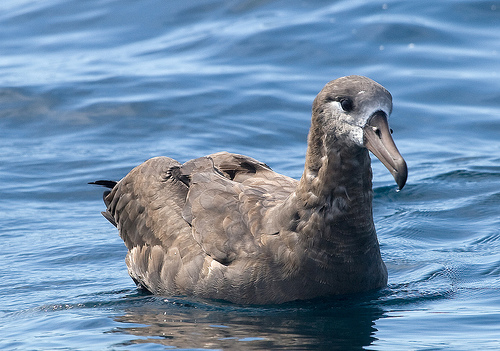
#> input picture final project/1.jpg, 500 x 351 px; the run also reads 1 picture not shown here
$ jupyter execute --allow-errors make_model.ipynb   (older library calls are emulated)
#> lines starting #> are read from the running program, lines starting #| are printed output that depends on the picture; after the words box and inside, x2 and y2 are one past the last pixel; in counts of white or black regions, pixels touching at a corner belong together
[cell 1]
import scipy
import numpy as np
import PIL
from PIL import Image

import matplotlib
import matplotlib.pyplot as plt
import glob
import os
from skimage import io, color
import cv2
import sklearn
from skimage import data
from skimage import filters
from skimage import exposure
from sklearn.model_selection import train_test_split
from sklearn.pipeline import Pipeline
from sklearn.naive_bayes import MultinomialNB
from sklearn.neighbors import KNeighborsClassifier
from sklearn.model_selection import cross_val_score
from sklearn.metrics import f1_score
from sklearn.metrics import confusion_matrix

import pickle
import imageio
import glob

# First change the name of the data

[cell 2]
#change the name of the images and change the resolution to 256 * 256
#but don't strech the images, remain the original height to width ratio
#if the image is smaller than 256 * 256, enlarge the image so that the smallest edge is 256 pxs
#if the image is larger than 256 * 256 in both edge, resize the image so that the smallest edge is 256 px
#and then, cut the image so that we want the middle 256 * 256 pixels

# [34 lines left out: functions resize_and_cut, change_all_size, not called in this run]

[cell 3]
#change_all_size()

# This is the initial thoughts: something that is within the spirit of A3.
## But it turns out that this way doesn't perform well. After some researchs, I think there shall be other algorithms first to separate the desired image from the complex backgrounds.

[cell 4]
# Put images of the same bird categories into a numpy array
# Put all images into a dictionary
def put_in_numpy_array():
    dummy_value = 0
    images = []
    for folder_name in glob.glob('images/*'):
        for name in glob.glob('%s/*' %folder_name):
            img = io.imread(name)
            images.append(img)

    return images

# [9 lines left out: function put_in_numpy_array2, not called in this run]

[cell 5]
# Get the Y value of all images, concatenated
def get_all_Y():
    dummy_value = 0
    for folder_name in glob.glob('images/*'):
        value = (folder_name[7:10])
        length = (len(glob.glob('%s/*' %folder_name)))
        if dummy_value == 0:
            all_Y = np.full((1, int('%s' %length)), value)[0]
            dummy_value = 1
        else:
            new_input = np.full((1, int('%s' %length)), value)[0]
            all_Y = np.concatenate((all_Y, new_input), axis=0)
    return all_Y

# [12 lines left out: function get_all_Y2, not called in this run]

[cell 6]
def sanity_check(all_X, all_Y):
    print(all_X.shape)
    print(all_Y.shape)
    All_Flat_X = np.array([image.flatten() for image in all_X])
    print(All_Flat_X.shape)
    return All_Flat_X

[cell 7]
def split_train_and_test(All_Flat_X, all_Y):
    # This only splits a numpy array into two random sub-arrays,
    # but if you're clever you can also use it to get a validation set with just one more line of code

    # Your code goes here
    Train_X, Test_X, Train_y, Test_y = sklearn.model_selection.train_test_split(All_Flat_X, all_Y, test_size=0.20, random_state=42)

    # Print out the following
    print (len(Train_X), len(Train_y), len(Test_X), len(Test_y))
    print (Train_X[0])

    return (Train_X, Test_X, Train_y, Test_y)

[cell 8]
def fit_model(Train_X, Train_y, Test_X, Test_y):
    model = Pipeline([
        ('MultinomialNB',MultinomialNB())
    ])

    model.fit(Train_X,Train_y)
    predict_accuracy = sum(cross_val_score(model, Test_X, Test_y, cv=3))/3
    predict = model.predict(Test_X)
    predict_f1_socre = f1_score(Test_y, predict, average='weighted')

    predict_matrix = confusion_matrix(Test_y, predict)
    print(predict_accuracy)
    print(predict_f1_socre)
    print(predict_matrix)
    return model

[cell 9]
# [4 lines left out: function store_model, not called in this run]

[cell 10]
def open_model(name):
    f = open(name + '.pckl', 'rb')
    test = pickle.load(f)
    f.close()
    return test

# So initially the model ends here. But the accuracy is really low.
## So I decide to check some other ways to increase the accuracy. After some research, I think I shall first make the image segmentation. There are multiple algorithms, but I need to find some of the ones that are useful in this situation.
### This is more like a trying and trying until the segmentation is mostly pleasing

[cell 11]
def sample(name):
#> called with name = '1.jpg'
    windowName = "Edges"
    pictureRaw = cv2.imread(name)
#> pictureRaw is the input picture: shape (351, 500, 3); mean B, G, R 167.8, 140.2, 112.9

    fig=plt.figure(figsize=(12, 12))
    plt.subplot(2,4,1)
    plt.imshow(pictureRaw[:,:,::-1])
    plt.title('original image')

    ## set to gray
    pictureGray = cv2.cvtColor(pictureRaw,  cv2.COLOR_BGR2GRAY)
    ## blur
    pictureGaussian = cv2.GaussianBlur(pictureGray, (21,21), 0)
    ## canny edge detector - you must specify threshold values
    pictureCanny = cv2.Canny(pictureGaussian, 50, 100)
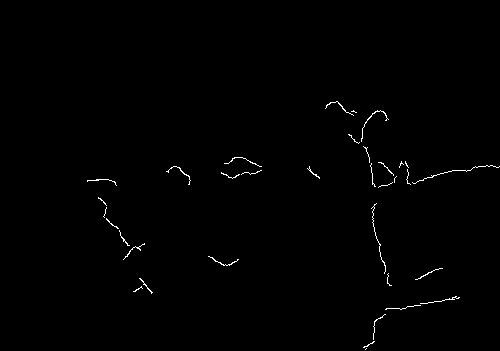
#> pictureCanny: shape (351, 500); 0.58% white in thin lines or dots, all inside (x1, y1, x2, y2) = (87, 101, 500, 350)
    ## perform a series of erosions + dilations to remove any small regions of noise
    pictureDilate = cv2.dilate(pictureCanny, None, iterations= 50)
#> pictureDilate: shape (351, 500); 61.3% white; 3 black regions (1 under 20 px), largest, box (x1, y1, x2, y2) and area: (0, 0, 500, 351) 67722, (493, 222, 500, 246) 162
    pictureErode = cv2.erode(pictureDilate, None, iterations=5)
#> pictureErode: shape (351, 500); 57.3% white; 3 black regions, box (x1, y1, x2, y2) and area: (0, 0, 500, 351) 74462, (488, 217, 500, 251) 402, (490, 345, 500, 351) 60

    #the erosion + dilation
    plt.subplot(2,4,2)
    plt.imshow(pictureErode)
    plt.title('erosions + dilations')


    #Otsu thresholding
    Otsu = pictureRaw
    Otsugray = cv2.cvtColor(Otsu,cv2.COLOR_BGR2GRAY)
    Otsuret, Otsuthresh = cv2.threshold(Otsugray,0,255,cv2.THRESH_BINARY_INV+cv2.THRESH_OTSU)
#> Otsuthresh: shape (351, 500); 22.9% white; 678 white regions (615 under 20 px), largest, box (x1, y1, x2, y2) and area: (81, 109, 488, 351) 27428, (24, 179, 164, 273) 2240, (322, 87, 393, 117) 736
#> Otsuret = 111
    plt.subplot(2,4,3)
    plt.imshow(Otsuthresh)
    plt.title('Otsu thresholding')


    #combined
    combined = Otsuthresh + pictureErode
    plt.subplot(2,4,4)
    plt.imshow(combined)
    plt.title('combined')

    #masked result
    imask = combined > 0
#> imask: shape (351, 500) bool; 63.4% white; 72 black regions (64 under 20 px), largest, box (x1, y1, x2, y2) and area: (0, 0, 500, 351) 63157, (488, 217, 500, 251) 377, (284, 224, 301, 260) 320
    canvas = np.full_like(pictureRaw, np.array([0,0,0]), dtype=np.uint8)
    canvas[imask] = pictureRaw[imask]
    plt.subplot(2,4,5)
    plt.imshow(canvas[:,:,::-1])
    plt.title('result of combined mask')


    #grab cut
    grabimg = pictureRaw
    grabmask = np.zeros(grabimg.shape[:2],np.uint8)
    grabbgdModel = np.zeros((1,65),np.float64)
    grabfgdModel = np.zeros((1,65),np.float64)
    grabrect = (50,50,1000,1000)
    cv2.grabCut(grabimg,grabmask,grabrect,grabbgdModel,grabfgdModel,5,cv2.GC_INIT_WITH_RECT)
    grabmask2 = np.where((grabmask==2)|(grabmask==0),0,1).astype('uint8')
    grabimg = grabimg*grabmask2[:,:,np.newaxis]
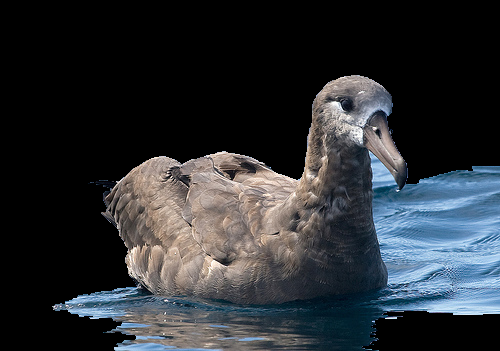
#> grabimg: shape (351, 500, 3); mean B, G, R 51.9, 47.7, 44.1
    fig.add_subplot(2, 4, 6)
    plt.imshow(grabimg[:,:,::-1])
    plt.title('grab Cut')


    '''
    #adaptiveThreshold
    adaptiveimg = cv2.imread(name,0)
    adaptiveimg = cv2.medianBlur(adaptiveimg,5)
    adaptiveret,adaptiveth1 = cv2.threshold(adaptiveimg,127,255,cv2.THRESH_BINARY)
    adaptiveth2 = cv2.adaptiveThreshold(adaptiveimg,255,cv2.ADAPTIVE_THRESH_MEAN_C,\
                cv2.THRESH_BINARY,11,2)
    adaptiveth3 = cv2.adaptiveThreshold(adaptiveimg,255,cv2.ADAPTIVE_THRESH_GAUSSIAN_C,\
                cv2.THRESH_BINARY,11,2)

    fig.add_subplot(2, 4, 6)
    plt.imshow(adaptiveth3[:,:,::-1])
    plt.title('adaptiveThreshold')
    '''

    #combined the Otsu and grab Cut
    imask2 = Otsuthresh > 0
    canvas2 = np.full_like(grabimg, np.array([0,0,0]), dtype=np.uint8)
    canvas2[imask2] = grabimg[imask2]
    plt.subplot(2,4,7)
    plt.imshow(canvas2[:,:,::-1])
    plt.title('Otsu and Grab Combined')

    #combined of all things
    #first filter the image by applying erosions + dilations and Otsu
    #then filter the resulting image by applying grab Cut
    combinedImage = canvas
    combinedImage = combinedImage*grabmask2[:,:,np.newaxis]
    fig.add_subplot(2, 4, 8)
    plt.imshow(combinedImage[:,:,::-1])
    plt.title('dilation + Otsu -> grab')

    plt.show()

# Show some samples of the result of image segmentation

[cell 12]
sample('1.jpg')

[cell 13]
sample('2.jpg')
#> call 2 of sample, with name = '2.jpg'
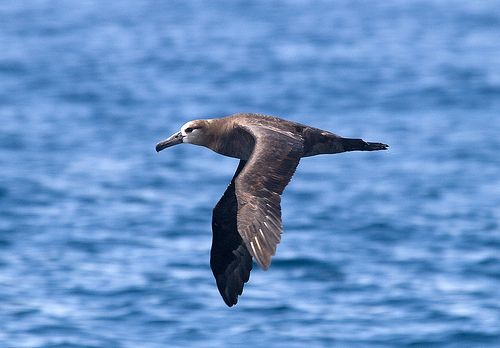
#> input picture final project/2.jpg, 500 x 348 px
#> in sample, pictureRaw is the input picture: shape (348, 500, 3); mean B, G, R 200.3, 146.4, 103.4
#> in sample (call 2), `pictureCanny = cv2.Canny(pictureGaussian, 50, 100)`: pictureCanny: shape (348, 500); 0.52% white in thin lines or dots, all inside (x1, y1, x2, y2) = (155, 120, 387, 307)
#> in sample (call 2), `pictureDilate = cv2.dilate(pictureCanny, None, iterations= 50)`: pictureDilate: shape (348, 500); 40.9% white; 1 white region, box (x1, y1, x2, y2) and area: (105, 70, 437, 348) 71164
#> in sample (call 2), `pictureErode = cv2.erode(pictureDilate, None, iterations=5)`: pictureErode: shape (348, 500); 37.6% white; 1 white region, box (x1, y1, x2, y2) and area: (110, 75, 432, 348) 65449
#> in sample (call 2), `Otsuret, Otsuthresh = cv2.threshold(Otsugray,0,255,cv2.THRESH_BINARY_I..`: Otsuthresh: shape (348, 500); 11.3% white; 186 white regions (134 under 20 px), largest, box (x1, y1, x2, y2) and area: (169, 116, 389, 307) 12386, (368, 331, 500, 348) 1089, (348, 222, 416, 244) 757
#> in sample (call 2), `Otsuret, Otsuthresh = cv2.threshold(Otsugray,0,255,cv2.THRESH_BINARY_I..`: Otsuret = 109
#> in sample (call 2), `imask = combined > 0`: imask: shape (348, 500) bool; 40.7% white; 90 white regions (56 under 20 px), largest, box (x1, y1, x2, y2) and area: (110, 74, 438, 348) 66108, (368, 331, 500, 348) 1089, (0, 187, 48, 206) 259

[cell 14]
sample('3.jpg')
#> call 3 of sample, with name = '3.jpg'
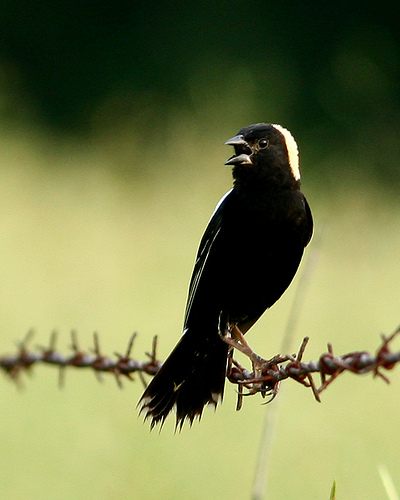
#> input picture final project/3.jpg, 400 x 500 px
#> in sample, pictureRaw is the input picture: shape (500, 400, 3); mean B, G, R 76.4, 124.7, 118.7
#> in sample (call 3), `pictureCanny = cv2.Canny(pictureGaussian, 50, 100)`: pictureCanny: shape (500, 400); 1.1% white in thin lines or dots, all inside (x1, y1, x2, y2) = (0, 123, 400, 430)
#> in sample (call 3), `pictureDilate = cv2.dilate(pictureCanny, None, iterations= 50)`: pictureDilate: shape (500, 400); 55.2% white; 2 black regions, box (x1, y1, x2, y2) and area: (0, 0, 400, 299) 72628, (0, 427, 400, 500) 17003
#> in sample (call 3), `pictureErode = cv2.erode(pictureDilate, None, iterations=5)`: pictureErode: shape (500, 400); 51.8% white; 2 black regions, box (x1, y1, x2, y2) and area: (0, 0, 400, 304) 76773, (0, 422, 400, 500) 19553
#> in sample (call 3), `Otsuret, Otsuthresh = cv2.threshold(Otsugray,0,255,cv2.THRESH_BINARY_I..`:
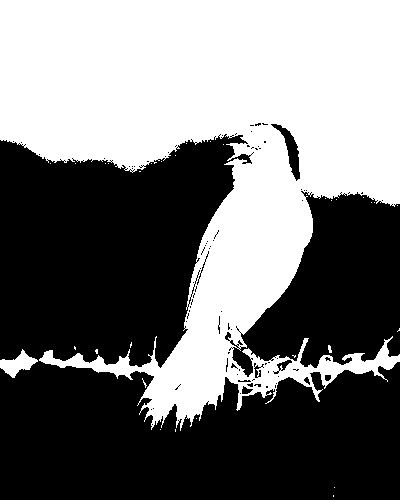
#> Otsuthresh: shape (500, 400); 46% white; 33 white regions (30 under 20 px), largest, box (x1, y1, x2, y2) and area: (0, 0, 400, 431) 91299, (0, 349, 38, 378) 502, (328, 345, 332, 353) 23
#> in sample (call 3), `Otsuret, Otsuthresh = cv2.threshold(Otsugray,0,255,cv2.THRESH_BINARY_I..`: Otsuret = 110
#> in sample (call 3), `imask = combined > 0`: imask: shape (500, 400) bool; 78.2% white; 17 black regions (14 under 20 px), largest, box (x1, y1, x2, y2) and area: (0, 140, 183, 304) 20673, (0, 422, 400, 500) 19550, (358, 194, 400, 281) 3368
#> in sample (call 3), `combinedImage = combinedImage*grabmask2[:,:,np.newaxis]`:
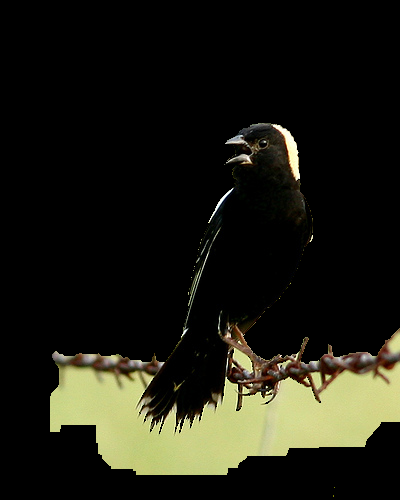
#> combinedImage: shape (500, 400, 3); mean B, G, R 19.5, 29.5, 29.8
#> in sample (call 3), `plt.show()`:
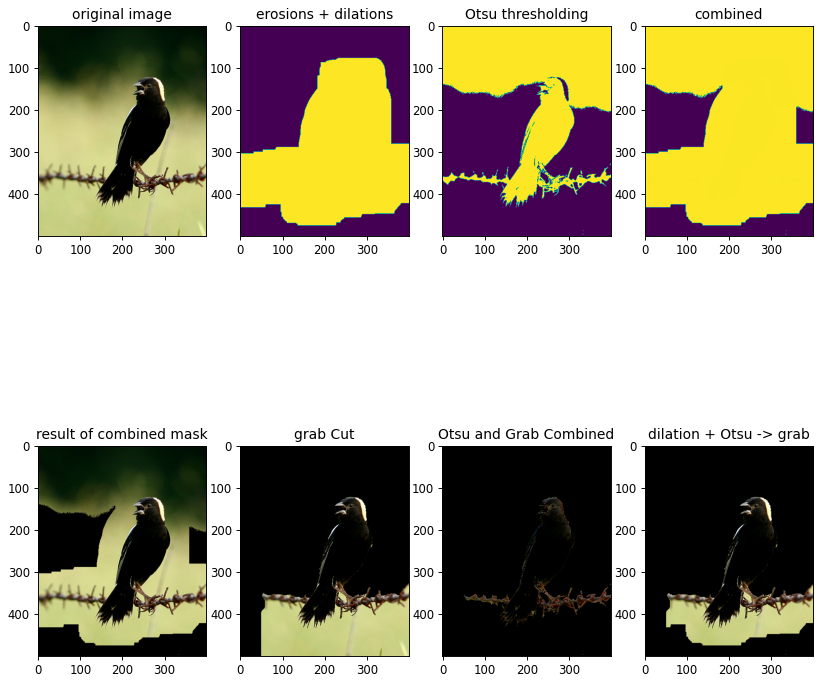
#> figure drawn by matplotlib, 8 panels

[cell 15]
sample('4.jpg')
#> call 4 of sample, with name = '4.jpg'
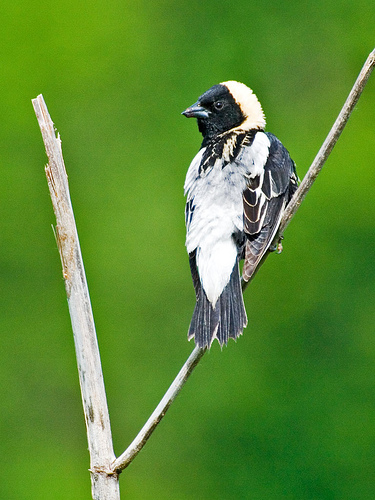
#> input picture final project/4.jpg, 375 x 500 px
#> in sample, pictureRaw is the input picture: shape (500, 375, 3); mean B, G, R 50.8, 137.7, 90.6
#> in sample (call 4), `pictureGaussian = cv2.GaussianBlur(pictureGray, (21,21), 0)`:
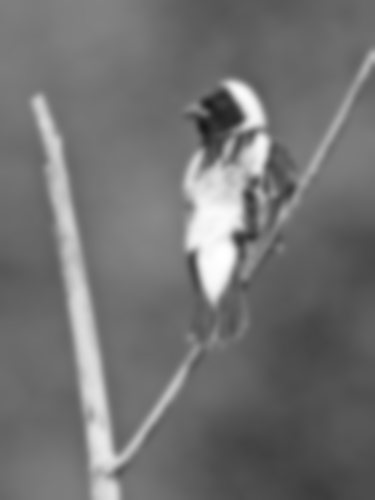
#> pictureGaussian: shape (500, 375); min 24, max 255, mean 113.7
#> in sample (call 4), `pictureCanny = cv2.Canny(pictureGaussian, 50, 100)`:
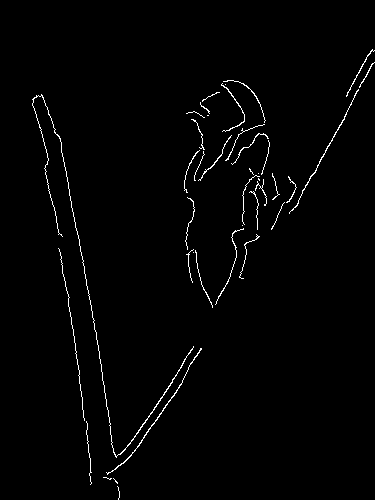
#> pictureCanny: shape (500, 375); 1.4% white in thin lines or dots, all inside (x1, y1, x2, y2) = (32, 49, 375, 500)
#> in sample (call 4), `Otsuret, Otsuthresh = cv2.threshold(Otsugray,0,255,cv2.THRESH_BINARY_I..`: Otsuret = 160

#> (a cell that did not finish here is left out)

# In this point, I decide to use the combined mask of dilation + erotion and the Otsu thresholding. Then it applied the mask of the grab Cut.
### Dilation + erotion can first get the "shape" of the image. Otsu threasholding has very pleasing result if human effort is involved (like it has a really good shape sometimes), but it omits a lot of important ares. The dilation and erotion method dependes on the threashold I input. I would rather input a larger value, since I would prefer to contain more "useless" area rather than losting "important area".
### The result of this dilation + erotion and Otsu mask is "huge", as it contains way more useless areas than it should. So the grab cut was like a better smaller and more accurate mask applied on the image. As we can see in the result, most of the job is done by the grab cut. But the former mask sometimes can remove areas that grab cut along cannot.

[cell 17]
# [44 lines left out: function change_image, not called in this run]

[cell 18]
# [9 lines left out: function remove_all_backgrounds, not called in this run]

[cell 19]
# [9 lines left out: function remove_black, not called in this run]

[cell 20]
# [11 lines left out: function grey_image, not called in this run]

[cell 21]
# [10 lines left out: function smaller_sample, not called in this run]

[cell 22]
# [5 lines left out: function change_all_images_final, not called in this run]
#change_all_images_final()

[cell 23]
def final_model_1():
    all_X = put_in_numpy_array()
    all_X = np.array(all_X)
    All_Flat_X = np.array([image.flatten() for image in all_X])
    all_Y = get_all_Y()
    sanity_check(all_X, all_Y)
#| (4, 192, 192, 3)
#| (4, 110592)
    (Train_X, Test_X, Train_y, Test_y) = split_train_and_test(All_Flat_X, all_Y)
    model = fit_model(Train_X, Train_y, Test_X, Test_y)
    return model

[cell 24]
# [9 lines left out: function final_model_2, not called in this run]

#> (a cell that did not finish here is left out)

[cell 26]
# [14 lines left out: function random_test, not called in this run]

[cell 27]
# [5 lines left out: function some_test, not called in this run]

#> (a cell that did not finish here is left out)

#> (a cell that did not finish here is left out)
